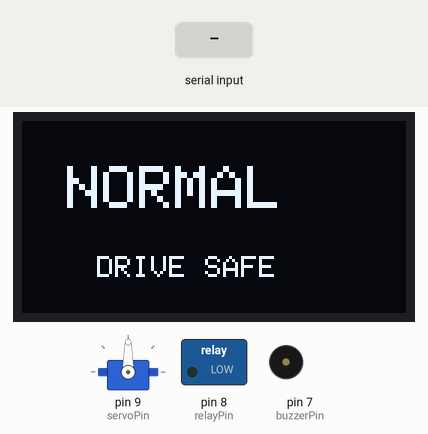
The sketch below on a simulated Arduino Uno, built with avr-gcc and run on an emulated ATmega328P. Shown: servo, 128×64 one-colour display, switched loads named in the sketch (green lamp = pin HIGH), buzzer (waves = sounding). Inputs (shaded band) come from the test bench.

Above: at 3.2 s.
3.3 s: "WARNING\n" received over Serial
At 3.51 s:
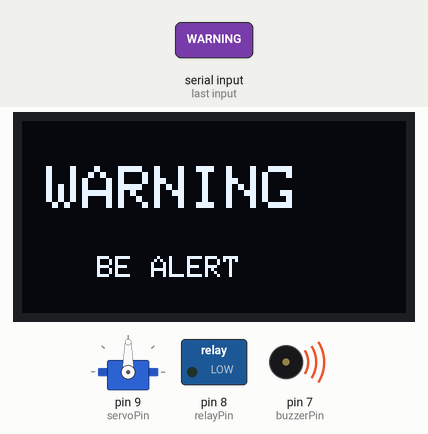
5.3 s: "DROWSY\n" received over Serial
At 6.51 s:
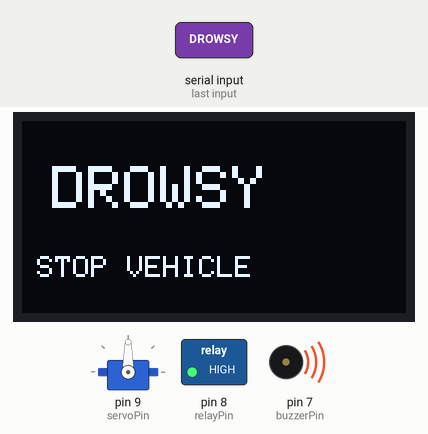
8.2 s: "DISTRACTED\n" received over Serial
At 10.2 s:
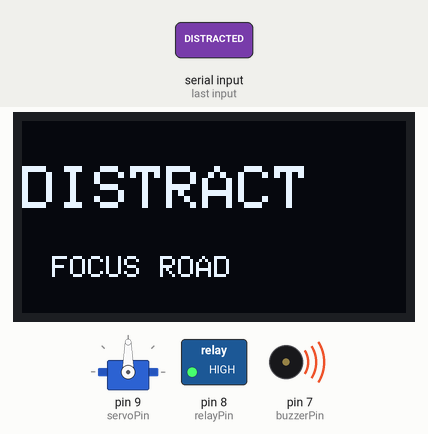
11.2 s: "NORMAL\n" received over Serial
At 12.02 s:
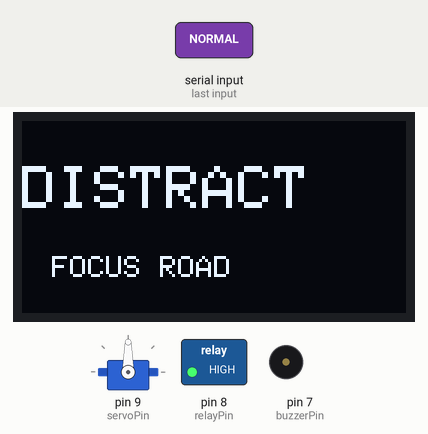
Timing chart, 0 to 14.8 s (numbered marks = the images above; inputs shaded):
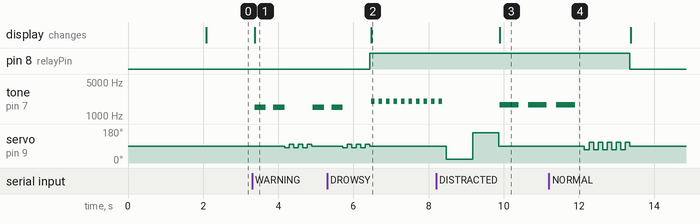

The sketch:

sketch_may14a.ino
```cpp
#include <Wire.h>
#include <Adafruit_GFX.h>
#include <Adafruit_SSD1306.h>
#include <Servo.h>

#define SCREEN_WIDTH 128
#define SCREEN_HEIGHT 64

Adafruit_SSD1306 display(SCREEN_WIDTH, SCREEN_HEIGHT, &Wire, -1);

Servo steeringServo;

// ---------------- PINS ----------------
const int buzzerPin = 7;
const int relayPin = 8;
const int servoPin = 9;

// ---------------- VARIABLES ----------------
String state = "NORMAL";

// =====================================================
// SETUP
// =====================================================

void setup() {

  Serial.begin(9600);

  pinMode(buzzerPin, OUTPUT);
  pinMode(relayPin, OUTPUT);

  digitalWrite(relayPin, LOW);

  steeringServo.attach(servoPin);
  steeringServo.write(90);

  // OLED INIT
  if (!display.begin(SSD1306_SWITCHCAPVCC, 0x3C)) {
    while (true);
  }

  display.clearDisplay();
  display.setTextColor(WHITE);

  display.setTextSize(2);
  display.setCursor(10, 20);
  display.println("SYSTEM");
  display.setCursor(20, 45);
  display.println("READY");

  display.display();

  delay(2000);
}

// =====================================================
// LOOP
// =====================================================

void loop() {

  // SERIAL READ
  if (Serial.available()) {

    state = Serial.readStringUntil('\n');
    state.trim();
  }

  // STATE HANDLING
  if (state == "NORMAL") {
    handleNormal();
  }

  else if (state == "WARNING") {
    handleWarning();
  }

  else if (state == "DROWSY") {
    handleDrowsy();
  }

  else if (state == "DISTRACTED") {
    handleDistracted();
  }
}

// =====================================================
// NORMAL
// =====================================================

void handleNormal() {

  digitalWrite(relayPin, LOW);

  noTone(buzzerPin);

  steeringServo.write(90);

  display.clearDisplay();

  display.setTextSize(2);
  display.setCursor(15, 15);
  display.println("NORMAL");

  display.setTextSize(1);
  display.setCursor(25, 45);
  display.println("DRIVE SAFE");

  display.display();

  delay(100);
}

// =====================================================
// WARNING
// =====================================================

void handleWarning() {

  digitalWrite(relayPin, LOW);

  display.clearDisplay();

  display.setTextSize(2);
  display.setCursor(8, 15);
  display.println("WARNING");

  display.setTextSize(1);
  display.setCursor(25, 45);
  display.println("BE ALERT");

  display.display();

  // buzzer
  tone(buzzerPin, 1500);
  delay(300);

  noTone(buzzerPin);
  delay(200);

  tone(buzzerPin, 1500);
  delay(300);

  noTone(buzzerPin);

  // servo jitter
  for (int i = 0; i < 3; i++) {

    steeringServo.write(80);
    delay(120);

    steeringServo.write(100);
    delay(120);
  }

  steeringServo.write(90);
}

// =====================================================
// DROWSY
// =====================================================

void handleDrowsy() {

  digitalWrite(relayPin, HIGH);

  display.clearDisplay();

  display.setTextSize(2);
  display.setCursor(10, 15);
  display.println("DROWSY");

  display.setTextSize(1);
  display.setCursor(5, 45);
  display.println("STOP VEHICLE");

  display.display();

  // alarm
  for (int i = 0; i < 10; i++) {

    tone(buzzerPin, 2000);
    delay(100);

    noTone(buzzerPin);
    delay(100);
  }

  // strong turn
  steeringServo.write(20);
  delay(700);

  steeringServo.write(160);
  delay(700);

  steeringServo.write(90);
}

// =====================================================
// DISTRACTED
// =====================================================

void handleDistracted() {

  digitalWrite(relayPin, HIGH);

  display.clearDisplay();

  display.setTextSize(2);
  display.setCursor(0, 15);
  display.println("DISTRACT");

  display.setTextSize(1);
  display.setCursor(10, 45);
  display.println("FOCUS ROAD");

  display.display();

  // buzzer
  for (int i = 0; i < 3; i++) {

    tone(buzzerPin, 1700);
    delay(500);

    noTone(buzzerPin);
    delay(250);
  }

  // servo shake
  for (int i = 0; i < 5; i++) {

    steeringServo.write(70);
    delay(120);

    steeringServo.write(110);
    delay(120);
  }

  steeringServo.write(90);
}
```

Measured:
- after the input at 3.3 s, tone on pin 7 (buzzerPin): goes 1500 Hz 0.30 s, silent 0.20 s, 1500 Hz 0.30 s, silent 0.75 s, 1500 Hz 0.30 s, then silent, starting after 0.07 s; servo on pin 9 (servoPin): 90° → 80° after 0.87 s, then repeats every 0.24 s: 100° 0.12 s, 80° 0.12 s; the display: changes after 0.07 s (image 1)
- after the input at 5.3 s, pin 8 (relayPin): LOW → HIGH after 1.1 s; servo on pin 9 (servoPin): goes on until 6.4 s, then stays 90°; the display: changes after 1.2 s (image 2)
- after the input at 8.2 s, the display: changes after 1.7 s (image 3)
- after the input at 11.2 s, pin 8 (relayPin): HIGH → LOW after 2.1 s; tone on pin 7 (buzzerPin): goes on until 11.9 s, then stays silent
